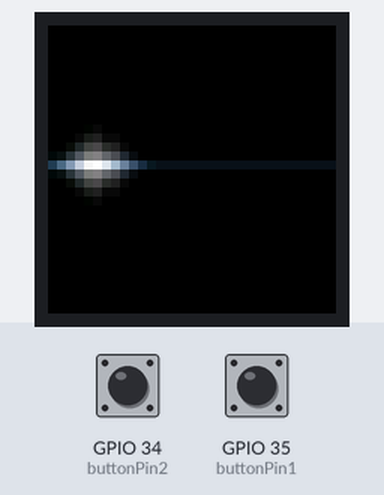
Simulated run of this sketch. Board: ESP32. Shown: 32×32 colour display. Inputs (shaded band) come from the test bench; at power-on: GPIO 34 (buttonPin2) LOW, GPIO 35 (buttonPin1) LOW. What the sketch prints to the serial monitor is not drawn.

Above: at 1.2 s.
1.3 s: GPIO 34 (buttonPin2) pulled HIGH for 0.15 s
At 1.65 s:
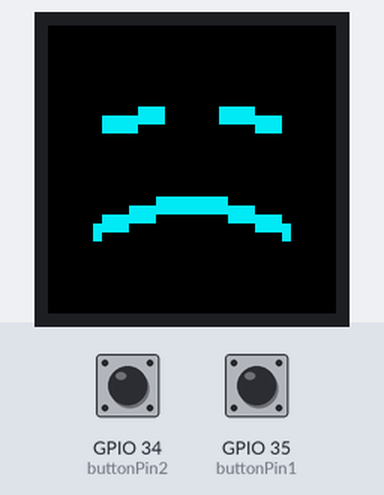
2.0 s: GPIO 35 (buttonPin1) pulled HIGH for 0.15 s
At 2.58 s:
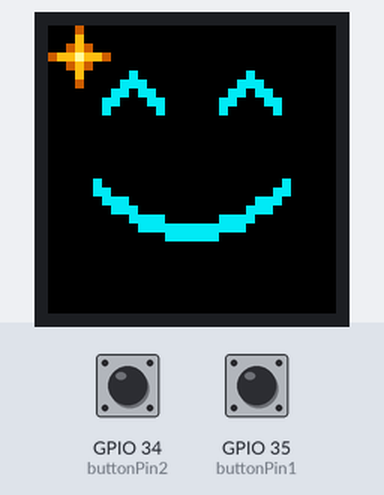
2.7 s: GPIO 34 (buttonPin2) pulled HIGH for 1 s
At 4.23 s:
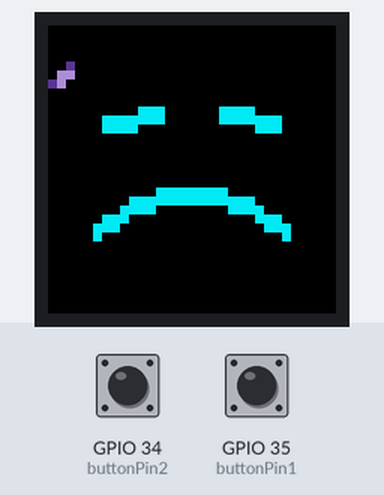
4.3 s: GPIO 35 (buttonPin1) pulled HIGH for 1 s
At 6.05 s:
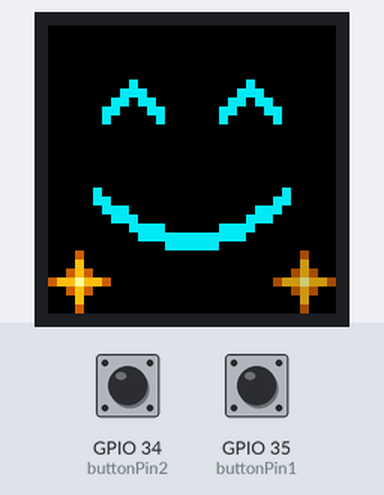
Timing chart, 0 to 6.9 s (numbered marks = the images above; inputs shaded):
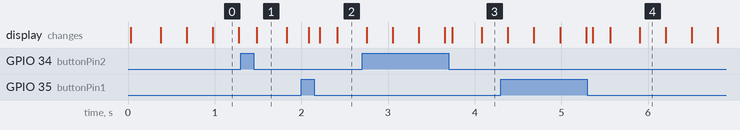

The sketch:

before.ino
```cpp
// --- CUSTOM PXMATRIX PINS: PRESERVED FROM YOUR SKETCH ---
#define P_R1 13
#define P_G1 27
#define P_B1 26
#define P_R2 13
#define P_G2 27
#define P_B2 26

#define PxMATRIX_DOUBLE_BUFFER true

#include <PxMatrix.h>
#include <math.h>

// ------------------------- Matrix wiring -------------------------
#define P_LAT 22
#define P_A   19
#define P_B   23
#define P_C   18
#define P_D   5
#define P_OE  16

PxMATRIX display(32, 32, P_LAT, P_OE, P_A, P_B, P_C, P_D);

// ------------------------- Display refresh -------------------------
hw_timer_t *displayTimer = nullptr;
portMUX_TYPE timerMux = portMUX_INITIALIZER_UNLOCKED;

void IRAM_ATTR display_updater() {
  portENTER_CRITICAL_ISR(&timerMux);
  display.display(10);
  portEXIT_CRITICAL_ISR(&timerMux);
}

// ------------------------- Buttons -------------------------
const int buttonPin1 = 35;
const int buttonPin2 = 34;

// External pull-ups: released = HIGH, pressed = LOW.
const unsigned long DEBOUNCE_MS = 30;

struct Button {
  int pin;
  byte rawState;
  byte stableState;
  unsigned long changedAt;
};

// Explicit declarations for Arduino's sketch preprocessor.
void initializeButton(Button &button);
bool buttonPressed(Button &button, unsigned long now);

Button greenButton = {buttonPin1, HIGH, HIGH, 0};
Button blueButton = {buttonPin2, HIGH, HIGH, 0};

enum Scene {
  POND,
  HAPPY,
  SAD
};

Scene currentScene = POND;

unsigned long effectStarted = 0;
unsigned long lastFrame = 0;

const unsigned long FRAME_INTERVAL_MS = 33;
const unsigned long EFFECT_DURATION_MS = 3000UL;

// ------------------------- Button functions -------------------------
void initializeButton(Button &button) {
  pinMode(button.pin, INPUT);

  button.rawState = digitalRead(button.pin);
  button.stableState = button.rawState;
  button.changedAt = millis();
}

bool buttonPressed(Button &button, unsigned long now) {
  byte reading = digitalRead(button.pin);

  if (reading != button.rawState) {
    button.rawState = reading;
    button.changedAt = now;
  }

  if (reading != button.stableState &&
      now - button.changedAt >= DEBOUNCE_MS) {
    button.stableState = reading;
    return reading == LOW;
  }

  return false;
}

// ------------------------- Drawing helpers -------------------------
float smoothProgress(float value) {
  if (value < 0.0f) value = 0.0f;
  if (value > 1.0f) value = 1.0f;

  return value * value * (3.0f - 2.0f * value);
}

void drawGlint(int x, int y, uint16_t color) {
  display.drawPixel(x, y, color);
  display.drawPixel(x - 1, y, color);
  display.drawPixel(x + 1, y, color);
  display.drawPixel(x, y - 1, color);
  display.drawPixel(x, y + 1, color);
}

// ------------------------- Effect 1: Happy with golden stars -------------------------
void effect1(unsigned long now) {
  unsigned long elapsed = now - effectStarted;

  uint16_t cyan = display.color565(0, 235, 245);
  display.fillScreen(display.color565(0, 0, 0));

  // Smile is present immediately.
  float expression = smoothProgress(elapsed / 250.0f);
  float smileDepth = 3.0f + 2.0f * expression;

  // Happy rise, then gentle settling.
  float lift = 0.0f;

  if (elapsed < 220UL) {
    lift = 2.0f * smoothProgress(elapsed / 220.0f);
  } else if (elapsed < 800UL) {
    lift = 2.0f *
           (1.0f - smoothProgress(
               (elapsed - 220UL) / 580.0f));
  }

  int offsetY = -(int)roundf(lift);

  // Slow contented blink.
  float eyeOpenness = 1.0f;

  if (elapsed >= 1400UL && elapsed < 1520UL) {
    eyeOpenness = 1.0f -
        smoothProgress((elapsed - 1400UL) / 120.0f);
  } else if (elapsed >= 1520UL && elapsed < 1780UL) {
    eyeOpenness = 0.0f;
  } else if (elapsed >= 1780UL && elapsed < 1940UL) {
    eyeOpenness =
        smoothProgress((elapsed - 1780UL) / 160.0f);
  }

  const int eyeCenters[2] = {9, 22};
  int eyeY = 10 + offsetY;
  int archHeight = (int)roundf(3.0f * eyeOpenness);

  for (int eye = 0; eye < 2; eye++) {
    int ex = eyeCenters[eye];

    if (archHeight == 0) {
      display.fillRect(ex - 3, eyeY, 7, 2, cyan);
    } else {
      for (int thickness = 0; thickness < 2; thickness++) {
        display.drawLine(
            ex - 3, eyeY + thickness,
            ex, eyeY - archHeight + thickness,
            cyan);

        display.drawLine(
            ex, eyeY - archHeight + thickness,
            ex + 3, eyeY + thickness,
            cyan);
      }
    }
  }

  // Continuous, two-pixel-thick smile.
  int previousX = 0;
  int previousY = 0;

  for (int column = 0; column < 22; column++) {
    int x = 5 + column;
    float u = (column - 10.5f) / 10.5f;

    int y = 19 + offsetY +
            (int)roundf(
                smileDepth * (1.0f - u * u));

    for (int thickness = 0; thickness < 2; thickness++) {
      if (column == 0) {
        display.drawPixel(x, y + thickness, cyan);
      } else {
        display.drawLine(
            previousX, previousY + thickness,
            x, y + thickness,
            cyan);
      }
    }

    previousX = x;
    previousY = y;
  }

  // Star sprite:
  // 0 = black space, 1 = amber, 2 = gold, 3 = pale center.
  //
  // Long points and a broad center make the silhouette
  // read as a star rather than an isolated bright dot.
  static const uint8_t star[7][7] = {
    {0, 0, 0, 1, 0, 0, 0},
    {0, 0, 0, 2, 0, 0, 0},
    {0, 0, 1, 2, 1, 0, 0},
    {1, 2, 2, 3, 2, 2, 1},
    {0, 0, 1, 2, 1, 0, 0},
    {0, 0, 0, 2, 0, 0, 0},
    {0, 0, 0, 1, 0, 0, 0}
  };

  // Five safe positions, separated from the face.
  static const uint8_t starX[5] = {3, 28, 3, 28, 16};
  static const uint8_t starY[5] = {3, 28, 28, 3, 3};

  // Twelve appearances, staggered around the face.
  const int STAR_COUNT = 12;

  static const unsigned long starStart[STAR_COUNT] = {
     120UL,  300UL,  480UL,  660UL,
     840UL, 1020UL, 1200UL, 1380UL,
    1560UL, 1740UL, 1920UL, 2100UL
  };

  const unsigned long STAR_DURATION_MS = 420UL;

  for (int i = 0; i < STAR_COUNT; i++) {
    if (elapsed < starStart[i]) {
      continue;
    }

    unsigned long age = elapsed - starStart[i];

    if (age >= STAR_DURATION_MS) {
      continue;
    }

    // Appear as a complete star, hold, then fade.
    // Never shrink into a lone pixel.
    float brightness = 1.0f;

    if (age >= 200UL) {
      brightness = 1.0f -
          smoothProgress((age - 200UL) / 220.0f);
    }

    uint16_t colors[4];
    colors[0] = 0;

    colors[1] = display.color565(
        (uint8_t)roundf(200.0f * brightness),
        (uint8_t)roundf(95.0f * brightness),
        0);

    colors[2] = display.color565(
        (uint8_t)roundf(255.0f * brightness),
        (uint8_t)roundf(190.0f * brightness),
        (uint8_t)roundf(20.0f * brightness));

    colors[3] = display.color565(
        (uint8_t)roundf(255.0f * brightness),
        (uint8_t)roundf(250.0f * brightness),
        (uint8_t)roundf(155.0f * brightness));

    int position = i % 5;
    int left = starX[position] - 3;
    int top = starY[position] - 3;

    for (int sy = 0; sy < 7; sy++) {
      for (int sx = 0; sx < 7; sx++) {
        uint8_t shade = star[sy][sx];

        if (shade != 0) {
          display.drawPixel(
              left + sx, top + sy, colors[shade]);
        }
      }
    }
  }
}


// ------------------------- Effect 2: Sad face with falling petals -------------------------
void effect2(unsigned long now) {
  unsigned long elapsed = now - effectStarted;

  uint16_t cyan = display.color565(0, 235, 245);
  display.fillScreen(display.color565(0, 0, 0));

  float expression = smoothProgress(elapsed / 450.0f);
  float frownDepth = 3.0f + 1.5f * expression;

  // Entire face sits two pixels higher, with a gentle sinking motion.
  int offsetY = -2 + (int)roundf(
      smoothProgress(elapsed / 850.0f));

  // Slow, weary blink.
  float eyeOpenness = 1.0f;

  if (elapsed >= 900UL && elapsed < 1060UL) {
    eyeOpenness = 1.0f -
        smoothProgress((elapsed - 900UL) / 160.0f);
  } else if (elapsed >= 1060UL && elapsed < 1360UL) {
    eyeOpenness = 0.0f;
  } else if (elapsed >= 1360UL && elapsed < 1580UL) {
    eyeOpenness =
        smoothProgress((elapsed - 1360UL) / 220.0f);
  }

  int eyeY = 11 + offsetY;
  int droop = (int)roundf(eyeOpenness);

  // Restrained, two-pixel-thick eyes.
  for (int thickness = 0; thickness < 2; thickness++) {
    display.drawLine(
        6, eyeY + 1 + thickness,
        12, eyeY + 1 - droop + thickness,
        cyan);

    display.drawLine(
        19, eyeY + 1 - droop + thickness,
        25, eyeY + 1 + thickness,
        cyan);
  }

  // Continuous, two-pixel-thick frown.
  int previousX = 0;
  int previousY = 0;

  for (int column = 0; column < 22; column++) {
    int x = 5 + column;
    float u = (column - 10.5f) / 10.5f;

    int y = 24 + offsetY -
            (int)roundf(
                frownDepth * (1.0f - u * u));

    for (int thickness = 0; thickness < 2; thickness++) {
      if (column == 0) {
        display.drawPixel(x, y + thickness, cyan);
      } else {
        display.drawLine(
            previousX, previousY + thickness,
            x, y + thickness,
            cyan);
      }
    }

    previousX = x;
    previousY = y;
  }

  // ------------------------- Tears -------------------------
  static const unsigned long tearStart[2] = {
    1150UL, 1950UL
  };

  const unsigned long TEAR_DURATION_MS = 1100UL;

  for (int i = 0; i < 2; i++) {
    if (elapsed < tearStart[i]) {
      continue;
    }

    unsigned long age = elapsed - tearStart[i];

    if (age >= TEAR_DURATION_MS) {
      continue;
    }

    float progress = age / (float)TEAR_DURATION_MS;
    float fall = progress * progress;

    int outward = (int)roundf(3.0f * progress);
    int x = i == 0 ? 6 - outward : 25 + outward;

    int y = 13 + offsetY +
            (int)roundf(6.0f * fall);

    float brightness = 1.0f;

    if (age < 120UL) {
      brightness = smoothProgress(age / 120.0f);
    } else if (age > 800UL) {
      brightness = 1.0f -
          smoothProgress((age - 800UL) / 300.0f);
    }

    uint16_t tearBlue = display.color565(
        (uint8_t)roundf(40.0f * brightness),
        (uint8_t)roundf(125.0f * brightness),
        (uint8_t)roundf(255.0f * brightness));

    uint16_t tearLight = display.color565(
        (uint8_t)roundf(150.0f * brightness),
        (uint8_t)roundf(225.0f * brightness),
        (uint8_t)roundf(255.0f * brightness));

    display.drawPixel(x, y, tearBlue);
    display.drawPixel(x, y + 1, tearBlue);
    display.drawFastHLine(x - 1, y + 2, 3, tearBlue);
    display.drawPixel(x, y + 3, tearBlue);
    display.drawPixel(x, y + 2, tearLight);
  }

  // ------------------------- Falling petals -------------------------
  // Two hand-shaped poses: a diagonal petal and a turned petal.
  // 0 = empty, 1 = violet shading, 2 = pale lavender.
  static const uint8_t petalSprites[2][5][5] = {
    {
      {0, 0, 0, 0, 0},
      {0, 0, 0, 1, 0},
      {0, 0, 2, 2, 0},
      {0, 1, 2, 0, 0},
      {0, 0, 0, 0, 0}
    },
    {
      {0, 0, 0, 0, 0},
      {0, 0, 1, 0, 0},
      {0, 2, 2, 1, 0},
      {0, 0, 2, 0, 0},
      {0, 0, 0, 0, 0}
    }
  };

  const int PETAL_COUNT = 4;
  const unsigned long PETAL_DURATION_MS = 1900UL;

  static const unsigned long petalStart[PETAL_COUNT] = {
    80UL, 430UL, 900UL, 1350UL
  };

  for (int i = 0; i < PETAL_COUNT; i++) {
    if (elapsed < petalStart[i]) {
      continue;
    }

    unsigned long age = elapsed - petalStart[i];

    if (age >= PETAL_DURATION_MS) {
      continue;
    }

    float progress = age / (float)PETAL_DURATION_MS;

    // Keep petals in narrow outer lanes, away from the face.
    bool leftSide = (i % 2) == 0;

    float sway = sinf(
        progress * 6.2831853f + i * 1.7f);

    int centerX = leftSide
        ? 1 + (int)roundf(0.6f * sway)
        : 30 + (int)roundf(0.6f * sway);

    int centerY = 1 + (int)roundf(29.0f * progress);

    // Turn occasionally instead of flashing between poses.
    int pose = ((age / 380UL) + i) % 2;
    bool mirror = (i % 2) != 0;

    float brightness = 0.85f;

    if (age < 160UL) {
      brightness *= smoothProgress(age / 160.0f);
    } else if (age > 1500UL) {
      brightness *= 1.0f -
          smoothProgress((age - 1500UL) / 400.0f);
    }

    uint16_t petalShade = display.color565(
        (uint8_t)roundf(105.0f * brightness),
        (uint8_t)roundf(65.0f * brightness),
        (uint8_t)roundf(175.0f * brightness));

    uint16_t petalLight = display.color565(
        (uint8_t)roundf(205.0f * brightness),
        (uint8_t)roundf(165.0f * brightness),
        (uint8_t)roundf(245.0f * brightness));

    for (int sy = 0; sy < 5; sy++) {
      for (int sx = 0; sx < 5; sx++) {
        int sourceX = mirror ? 4 - sx : sx;
        uint8_t shade = petalSprites[pose][sy][sourceX];

        if (shade == 0) {
          continue;
        }

        int px = centerX + sx - 2;
        int py = centerY + sy - 2;

        if (px < 0 || px >= 32 || py < 0 || py >= 32) {
          continue;
        }

        display.drawPixel(
            px, py,
            shade == 1 ? petalShade : petalLight);
      }
    }
  }
}


// ------------------------- Rest: Everything is on fire -------------------------
void restState(unsigned long now) {
  // A fine blue-white line carries a swelling pulse from left to right.
  // Per-pixel intensity gives the light its breath without changing panel setup.
  const unsigned long phase = now % 3600UL;
  const float head = -8.0f + (float)phase * 48.0f / 3600.0f;
  display.fillScreen(0);
  for (int x = 0; x < 32; ++x) {
    const float distance = fabsf((float)x-head);
    float envelope = max(0.0f, 1.0f-distance/7.0f);
    envelope = envelope*envelope*(3.0f-2.0f*envelope);
    const int radius = (int)(envelope*4.0f+0.15f);
    // One crisp pixel row at rest; a soft, substantial crest at the pulse.
    for (int dy = -radius; dy <= radius; ++dy) {
      float brightness;
      if (dy == 0) brightness = 0.12f+0.88f*envelope;
      else {
        const float falloff = 1.0f-(float)abs(dy)/(radius+1.0f);
        brightness = envelope*falloff*falloff*0.8f;
      }
      const int red = (int)(brightness*(75.0f+180.0f*envelope));
      const int green = (int)(brightness*(165.0f+90.0f*envelope));
      const int blue = (int)(brightness*255.0f);
      display.drawPixel(x, 15+dy, display.color565(red,green,blue));
    }
  }
}

// ------------------------- Setup -------------------------
void setup() {
  Serial.begin(115200);

  pinMode(P_OE, OUTPUT);
  digitalWrite(P_OE, LOW);

  initializeButton(greenButton);
  initializeButton(blueButton);

  display.begin(16);
  display.setBrightness(255);
  display.clearDisplay();

  // Preserve your working refresh settings.
  displayTimer = timerBegin(0, 80, true);
  timerAttachInterrupt(displayTimer, &display_updater, true);
  timerAlarmWrite(displayTimer, 1000, true);
  timerAlarmEnable(displayTimer);

  effectStarted = millis();
  lastFrame = effectStarted;

  Serial.println("Ready: koi pond");
}

// ------------------------- Main loop -------------------------
void loop() {
  unsigned long now = millis();

  bool greenPressed = buttonPressed(greenButton, now);
  bool bluePressed = buttonPressed(blueButton, now);

  // Each press starts or restarts its effect.
  // Simultaneous press events are ignored.
  if (greenPressed && !bluePressed) {
    currentScene = HAPPY;
    effectStarted = now;

    Serial.println("Green: happy for 3.5 seconds");
  } else if (bluePressed && !greenPressed) {
    currentScene = SAD;
    effectStarted = now;

    Serial.println("Blue: sad for 3.5 seconds");
  }

  // Return to the pond when the effect finishes.
  if (currentScene != POND &&
      now - effectStarted >= EFFECT_DURATION_MS) {
    currentScene = POND;

    Serial.println("Rest: koi pond");
  }

  if (now - lastFrame >= FRAME_INTERVAL_MS) {
    lastFrame = now;

    // Draw into the hidden buffer.
    switch (currentScene) {
      case HAPPY:
        effect1(now);
        break;

      case SAD:
        effect2(now);
        break;

      case POND:
      default:
        restState(now);
        break;
    }

    // Display the completed frame.
    portENTER_CRITICAL(&timerMux);
    display.showBuffer();
    portEXIT_CRITICAL(&timerMux);
  }

  delay(1);
}
```
